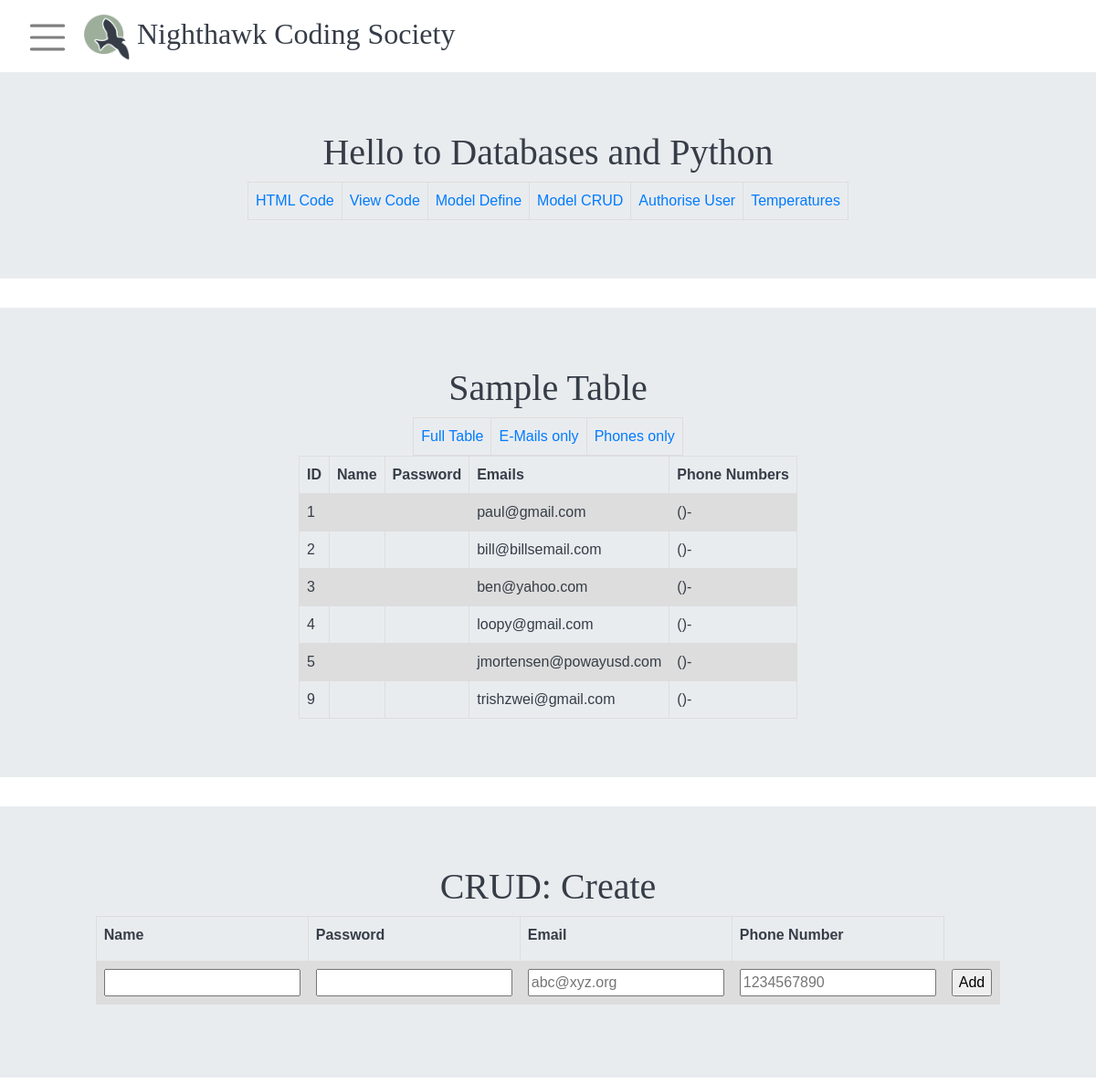
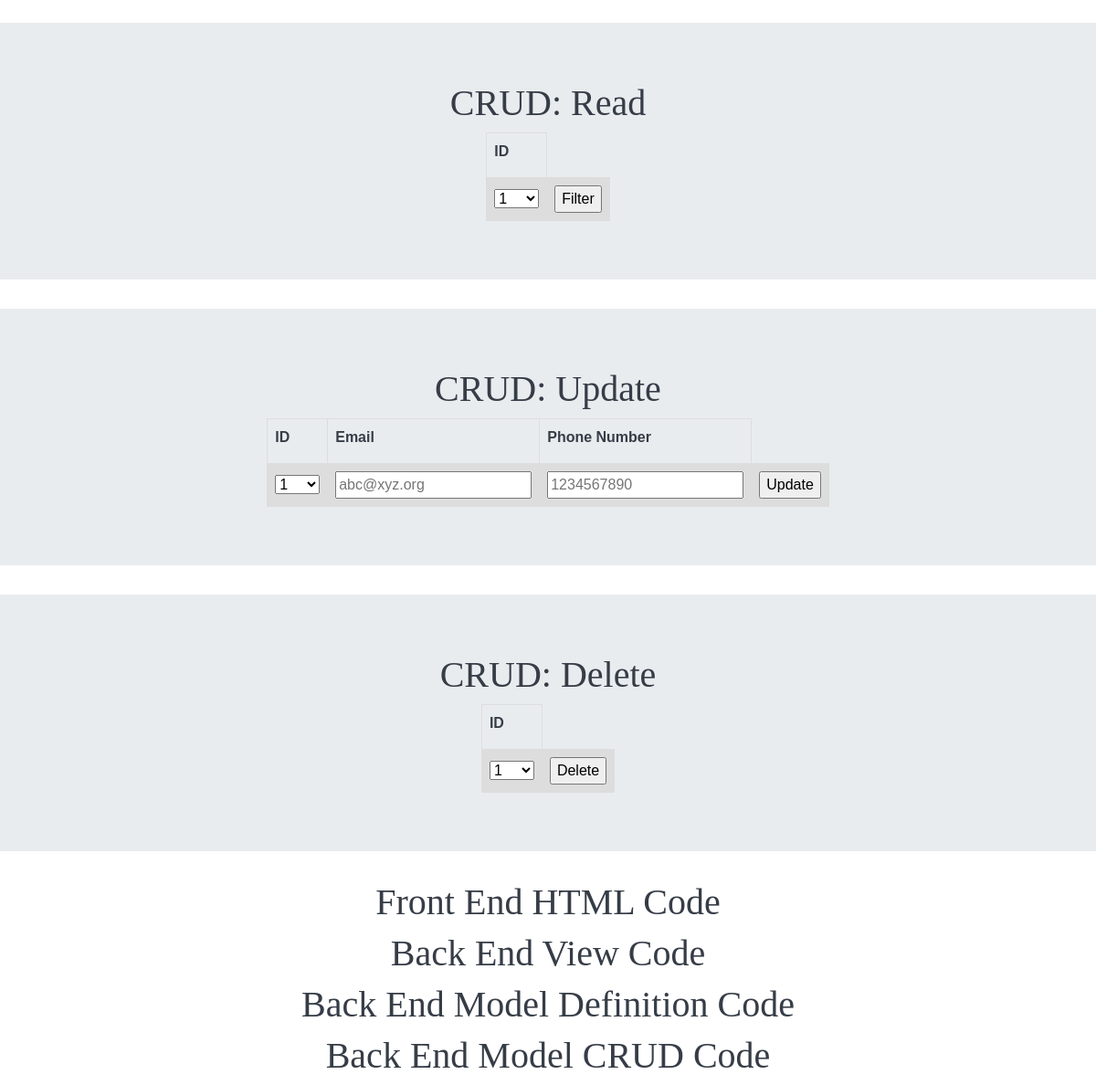
The page /pythondb/emails/ on the database its author committed (2 pictures, top to bottom).
### models/__init__.py (models this page shows)
class Emails(db.Model):
    UserID = db.Column(db.Integer, primary_key=True)
    email_address = db.Column(db.String(255), unique=True, nullable=False)

### views/pythondb/view.py (the view)
@pythondb_bp.route('/emails/')
def emails():
    records = model_query_emails()
    return render_template("pythondb/index.html", table=records, menu=menus)

### models/crud.py (called while the page is built)
def model_query_emails():
    records = []
    emails = Emails.query.all()
    for email in emails:
        user_dict = {'id': email.UserID, 'emails': email.email_address}
        records.append(user_dict)
    return records

### views/pythondb/templates/pythondb/index.html (shortened to what this page needs)
<!DOCTYPE html>
{% extends "homesite/base.html" %}
{% block content %}
    <div class="jumbotron jumbotron-fluid" style="height: 50%; ">
        <div class="row justify-content-center">
            <div class="col-10" style="text-align: center;">
                <h1>Hello to Databases and Python</h1>
                <table id="links">
                    <tr>
                        <td><a href=#FE-HTML>HTML Code</a></td>
                        <td><a href=#BE-VIEW>View Code</a></td>
                        <td><a href=#BE-MODELDEFINE>Model Define</a></td>
                        <td><a href=#BE-MODELCRUD>Model CRUD</a></td>
                        <td><a href={{url_for('.login')}}>Authorise User</a></td>
                        <td><a href={{url_for('.temps')}}>Temperatures</a></td>
                    </tr>
                </table>
            </div>
        </div>
    </div>
    <div class="jumbotron jumbotron-fluid" style="height: 50%; ">
        <div class="row justify-content-center">
            <div class="col-10" style="text-align: center;">
                <h1>Sample Table</h1>
            </div>
        </div>
        <div class="row courses-buttons justify-content-center">
            <table id="links">
            <tr>
                <td><a href={{url_for('.databases')}}>Full Table </a></td>
                <td><a href={{url_for('.emails')}}>E-Mails only</a></td>
                <td><a href={{url_for('.phones')}}>Phones only</a></td>
            </tr>
            </table>
        </div>
        <table>
            <tr>
                <th>ID</th>
                <th>Name</th>
                <th>Password</th>
                <th>Emails</th>
                <th>Phone Numbers</th>
            </tr>
            {% for row in table %}
                {% set pn = "" ~ row['phone_numbers'] %}
                {% set pnf = "(" ~ pn[0:3] ~ ")" ~ pn[3:6] ~ "-" ~ pn[6:10] %}
                <tr>
                    <td>{{ row['id'] }}</td>
                    <td>{{ row['name'] }}</td>
                    <td>{{ row['password'] }}</td>
                    <td>{{ row['emails'] }}</td>
                    <td>{{ pnf }}</td>
                </tr>
            {% endfor %}
        </table>
    </div>
    <div class="jumbotron jumbotron-fluid" style="height: 50%; ">
        <div class="row justify-content-center">
            <div class="col-10" style="text-align: center;">
                <h1>CRUD: Create</h1>
            </div>
        </div>
        <div class="row courses-buttons justify-content-center">
            <form method="POST" ID="create" action={{url_for('.create')}} >
                <table>
                    <tr>
                        <th><label for="username">Name</label></th>
                        <th><label for="password">Password</label></th>
                        <th><label for="email">Email</label></th>
                        <th><label for="phone_number">Phone Number</label></th>
                    </tr>
                    <tr>
                        <td><input type="text" name="username" id="username" required></td>
                        <td><input type="password" name="password" id="password" required></td>
                        <td><input type="email" name="email" id="email" placeholder="abc@xyz.org" required></td>
                        <td><input required type="tel" name="phone_number" id="phone_number" pattern="[0-9]{10}" placeholder="1234567890"></td>
                        <td><input type="submit" value="Add"></td>
                    </tr>
                </table>
            </form>
        </div>
    </div>
    <div class="jumbotron jumbotron-fluid" style="height: 50%; ">
        <div class="row justify-content-center">
            <div class="col-10" style="text-align: center;">
                <h1>CRUD: Read</h1>
            </div>
        </div>
        <div class="row courses-buttons justify-content-center">
            <form method="POST" ID="read" action={{url_for('.read')}} >
                <table id="links">
                    <tr><th><label for="ID">ID</label></th></tr>
                    <tr><td><select name="ID" id="ID">
                        <optgroup label="userid">
                            {% for row in table %}
                                <option label="{{ row['id'] }}">{{ row['id'] }}</option>
                            {% endfor %}
                        </optgroup>
                    </select></td>
                        <td><input type="submit" value="Filter"></td>
                    </tr>
                </table>
            </form>
        </div>
    </div>
    <div class="jumbotron jumbotron-fluid" style="height: 50%; ">
        <div class="row justify-content-center">
            <div class="col-10" style="text-align: center;">
                <h1>CRUD: Update</h1>
            </div>
        </div>
        <div class="row courses-buttons justify-content-center">
            <form method="POST" ID="update" action={{url_for('.update')}} >
                <table id="links">
                    <tr>
                        <th><label for="Update_ID">ID</label></th>
                        <th><label for="Update_email">Email</label></th>
                        <th><label for="Update_phone_number">Phone Number</label></th>
                    </tr>
                    <tr>
                        <td>
                        <select name="ID" id="update_ID">
                            <optgroup label="userid">
                                {% for row in table %}
                                    <option label="{{ row['id'] }}">{{ row['id'] }}</option>
                                {% endfor %}
                            </optgroup>
                        </select>
                        </td>
                        <td><input type="email" name="email" id="update_email" placeholder="abc@xyz.org"></td>
                        <td><input type="tel" name="phone_number" id="update_phone_number" pattern="[0-9]{10}" placeholder="1234567890"></td>
                        <td><input type="submit" value="Update"></td>
                    </tr>
                </table>
            </form>
        </div>
    </div>
    <div class="jumbotron jumbotron-fluid" style="height: 50%; ">
        <div class="row justify-content-center">
            <div class="col-10" style="text-align: center;">
                <h1>CRUD: Delete</h1>
            </div>
        </div>
        <div class="row courses-buttons justify-content-center">
            <form method="POST" ID="delete" action={{url_for('.delete')}} >
                <table id="links">
                    <tr><th><label for="delete_ID">ID</label></th></tr>
                    <tr><td><select name="ID" id="delete_ID">
                        <optgroup label="userid">
                            {% for row in table %}
                                <option label="{{ row['id'] }}">{{ row['id'] }}</option>
                            {% endfor %}
                        </optgroup>
                    </select>
                    </td><td><input type="submit" value="Delete"></td></tr>
                </table>
            </form>
        </div>
    </div>
    <div align="center" >
        <h1 id="FE-HTML">Front End HTML Code</h1>
    </div>
    <div align="center" >
        <h1 id="BE-VIEW">Back End View Code</h1>
    </div>
    <div align="center" >
        <h1 id="BE-MODELDEFINE">Back End Model Definition Code</h1>
    </div>
    <div align="center" >
        <h1 id="BE-MODELCRUD">Back End Model CRUD Code</h1>
    </div>
{% endblock %}

### templates/homesite/base.html (style rules this page uses)
html { scroll-behavior: smooth; }
:root { --yellow: #f1d483; --green: #9daf9b; --purple: #a59aaf; --lblue: #6084a3; --dblue: #2b425b; --gray: #363d47; }
.row { margin: auto; }
body { animation: fadein 2s; -moz-animation: fadein 2s; -webkit-animation: fadein 2s; -o-animation: fadein 2s; }

### views/pythondb/templates/pythondb/index.html (style rules this page uses)
table { font-family: arial, sans-serif; border-collapse: collapse; margin-left: auto; margin-right: auto; }
td, th { border: 1px solid #dddddd; text-align: left; padding: 8px; }
tr:nth-child(even) { background-color: #dddddd; }

### rows shown on the page
Emails: id "1", emails "paul@gmail.com", pnf "()-"
Emails: id "2", emails "bill@billsemail.com", pnf "()-"
Emails: id "3", emails "ben@yahoo.com", pnf "()-"
Emails: id "4", emails "loopy@gmail.com", pnf "()-"
Emails: id "5", emails "jmortensen@powayusd.com", pnf "()-"
Emails: id "9", emails "trishzwei@gmail.com", pnf "()-"

### other values the page prints
form field ID "1"
